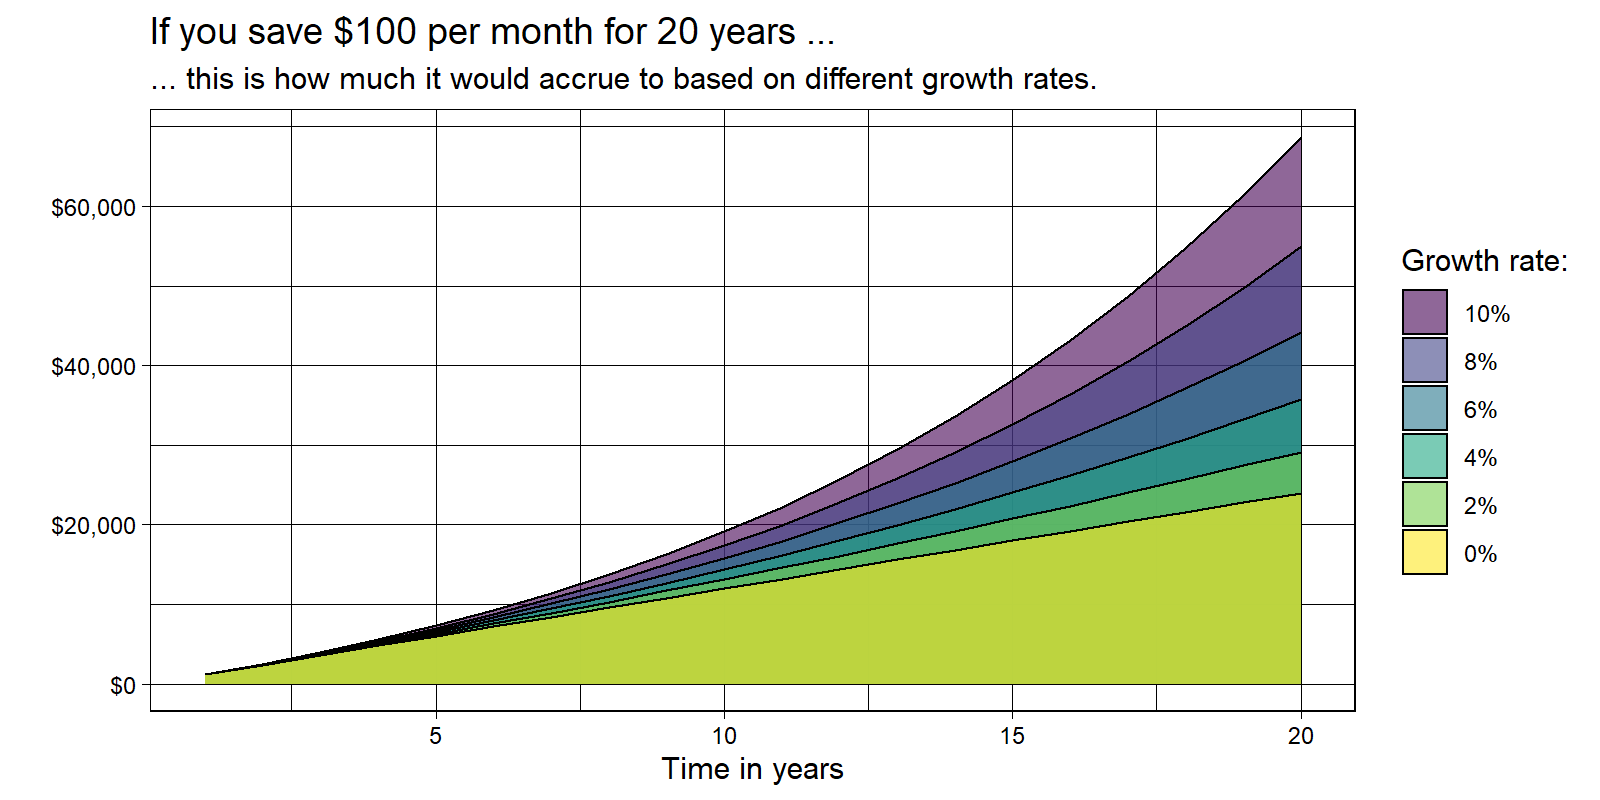

Source code (R):

## 30 day chart challenge 2022 ##

# Script by TheDataDigest 
# https://www.youtube.com/c/TheDataDigest
# https://github.com/TheDataDigest
# https://twitter.com/DigestData


## (1) Setup and loading packages ----
rm(list=ls())
setwd(dirname(rstudioapi::getActiveDocumentContext()$path))

library(easypackages)
easypackages::libraries("tidyverse", "scales")


## (2) Create the data set ----
rates <- c(1, 1.02, 1.04, 1.06, 1.08, 1.10)
year <- 1:20

money <- matrix(NA, nrow = 20, ncol = length(rates))

for (j in 1:length(rates)) {
  i <- 2
  money[1,j] <- 1200
  while (i <= 20) {
    money[i,j] <- money[i-1,j] * rates[j] + 1200
    i <- i + 1
  }
}

money_df <- as.data.frame(money)
names(money_df) <- rates
money_df$year <- row.names(money_df)

money_df_long <- pivot_longer(money_df, cols = -year)
money_df_long$year <- as.numeric(money_df_long$year)

money_df_long <- money_df_long %>% arrange(desc(name))
money_df_long <- money_df_long %>% mutate(
  category = case_when(
    name == "1" ~ "0%",
    name == "1.02" ~ "2%",
    name == "1.04" ~ "4%",
    name == "1.06" ~ "6%",
    name == "1.08" ~ "8%",
    name == "1.1" ~ "10%"
  )
)

money_df_long$category <- factor(x = money_df_long$category, 
                      levels = c("10%", "8%", "6%", "4%", "2%", "0%"), ordered = TRUE)


## (3) Creating final chart ----
final_chart <- money_df_long %>% ggplot(aes(x = year, y = value, fill = category)) +
  geom_area(position = "dodge", alpha = 0.6, color = "black") + 
  theme_linedraw() +
  scale_y_continuous(labels = dollar_format()) + 
  labs(x = "Time in years", y = "", fill = "Growth rate:", 
       title = "If you save $100 per month for 20 years ...",
       subtitle = "... this is how much it would accrue to based on different growth rates.")



## (4) Save png, pdf ----
# save as PNG
ggsave(path = getwd(), filename = "27_future_GROWTH.png", 
       plot = final_chart, device = png,  
       width = 8, height = 4, units = "in", dpi = 200)

ggsave(path = getwd(), filename = "27_future_GROWTH.pdf", 
       plot = final_chart, device = cairo_pdf,  
       width = 8, height = 4, units = "in", dpi = 200)


